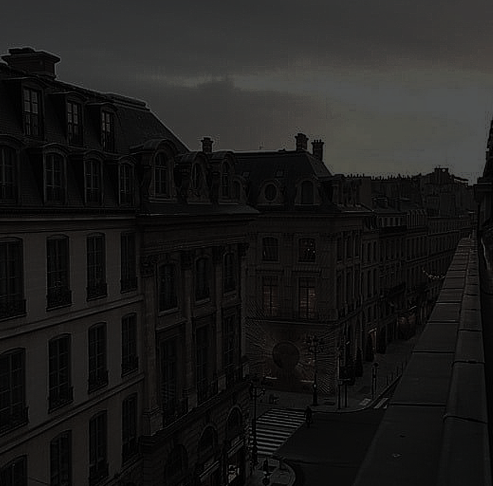
#> input picture 2022-11-08/images/dark_image.png, 493 x 486 px, found by its file name
$ python re_histogram6_3_4.py
#> lines starting #> are read from the running program, lines starting #| are printed output that depends on the picture
import numpy as np, cv2
import matplotlib.pyplot as plt

image = cv2.imread("D:/github/OpenCV-Python/2022-11-08/images/dark_image.png", cv2.IMREAD_COLOR)
#> image is the input picture: shape (486, 493, 3); mean B, G, R 27.3, 28.3, 28.8
# 영상 읽기

bsize, ranges = [64], [0,256]
# 계급 개수, 화소 범위

hist = cv2.calcHist([image], [0], None, bsize, ranges)
#> hist = 64 values, max 31751 at index 2, min 0 at index 21, mean 3743.7
# 히스토그램 재계산

image_str = cv2.normalize(image, None, 0, 255., cv2.NORM_MINMAX)
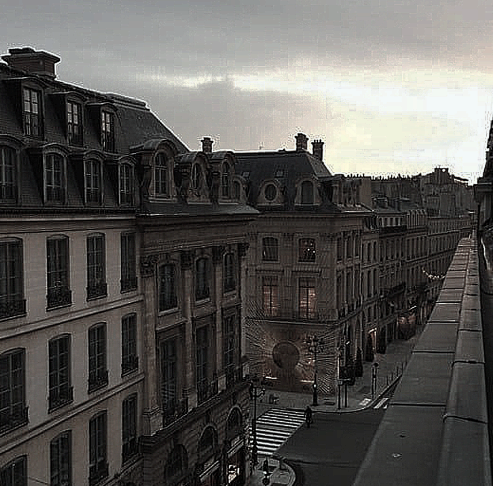
#> image_str: shape (486, 493, 3); mean B, G, R 84, 86.9, 88.6
hist_str = cv2.calcHist([image_str], [0], None, bsize, ranges)
#> hist_str = 64 values, max 15102 at index 7, min 0 at index 63, mean 3743.7
# 이미지 정규화 후 히스토그램 재계산

plt.figure(figsize=(12, 8))
plt.subplot(2, 2, 1)
plt.imshow(image, cmap='gray')

plt.subplot(2, 2, 2)
plt.bar(np.arange(64), hist.flatten(), color='k')

plt.subplot(2, 2, 3)
plt.imshow(image_str, cmap='gray')

plt.subplot(2, 2, 4)
plt.bar(np.arange(64), hist_str.flatten(), color='k')
plt.show()
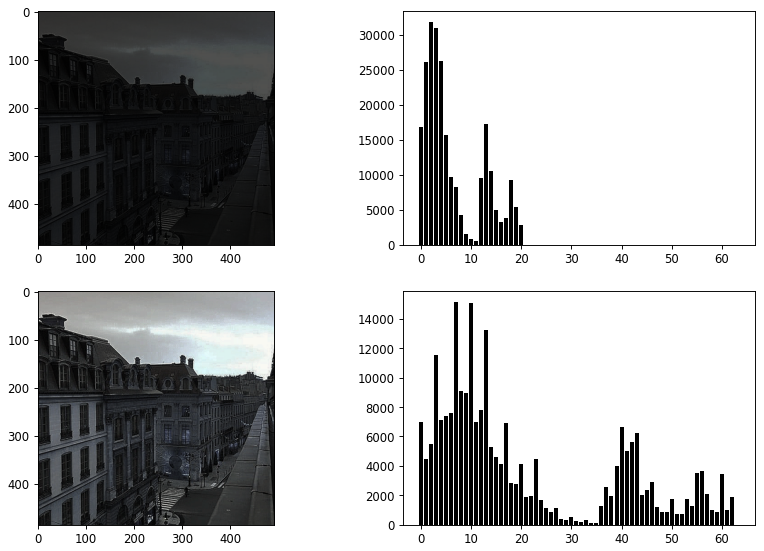
#> figure drawn by matplotlib, 4 panels; B, G, R data is drawn as R, G, B; panel 2: tallest bar 31751 high, from x = 1.6 to 2.4; panel 4: tallest bar 15102 high, from x = 6.6 to 7.4
